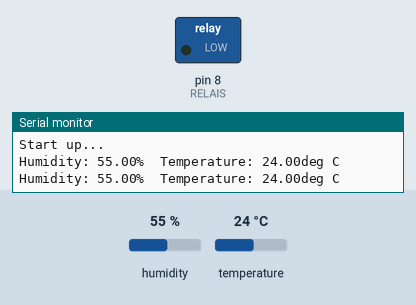
A sketch run on a simulated Arduino Uno, built with avr-gcc and run on an emulated ATmega328P. On the bench: switched loads named in the sketch (green lamp = pin HIGH), the last lines printed to the serial monitor. Inputs (shaded band) come from the test bench; at power-on: temperature 24 °C, humidity 55 %.

Above: at 4.8 s.
4.9 s: temperature set to 28 °C
7.9 s: temperature set to 31 °C
At 9.1 s:
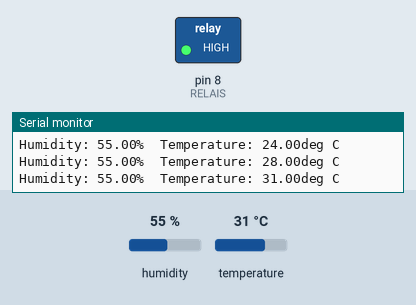
10.9 s: temperature set to 27 °C
13.9 s: temperature set to 24 °C
At 15.3 s:
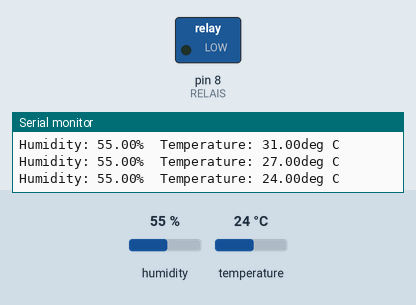
16.9 s: temperature set to 33 °C
At 19.0 s:
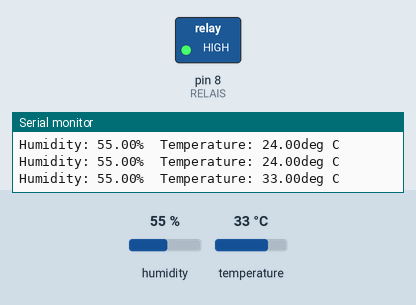
Timing chart, 0 to 20.5 s (numbered marks = the images above; inputs shaded):
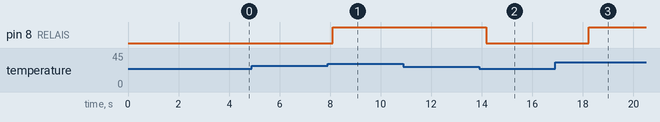

Measured:
- the behaviour switches between 29 and 30 °C on temperature (found by bisection; images 0 and 1)
- the behaviour switches between 26 and 25 °C on temperature (found by bisection; images 1 and 2)
- after the input at 7.9 s, pin 8 (RELAIS): LOW → HIGH after 0.20 s
- after the input at 13.9 s, pin 8 (RELAIS): HIGH → LOW after 0.28 s
- after the input at 16.9 s, pin 8 (RELAIS): LOW → HIGH after 1.3 s

The sketch:

Temp_Sensor.ino
```cpp
#include "DHT.h"

#define RELAIS 8     // Relais high active
#define DHTPIN 2     // Digital pin connected to the DHT sensor
#define DHTTYPE DHT11   // DHT 11

DHT dht(DHTPIN, DHTTYPE);

void setup()
{
  Serial.begin(9600);
  Serial.println(F("Start up..."));
  pinMode(RELAIS,OUTPUT);
  dht.begin();
}

void loop()
{
  delay(2000);

  // Reading temperature or humidity takes about 250 milliseconds!
  // Sensor readings may also be up to 2 seconds 'old' (its a very slow sensor)
  float h = dht.readHumidity();
  // Read temperature as Celsius (the default)
  float t = dht.readTemperature();

  // Check if any reads failed and exit early (to try again).
  if (isnan(h) || isnan(t)) {
    Serial.println(F("Failed to read from DHT sensor!"));
    return;
  }

  (t > 29) ? digitalWrite(RELAIS,HIGH) : delay(1);
  (t < 26) ? digitalWrite(RELAIS,LOW)  : delay(1);

  Serial.print(F("Humidity: "));
  Serial.print(h);
  Serial.print(F("%  Temperature: "));
  Serial.print(t);
  Serial.println(F("deg C "));

}
```
